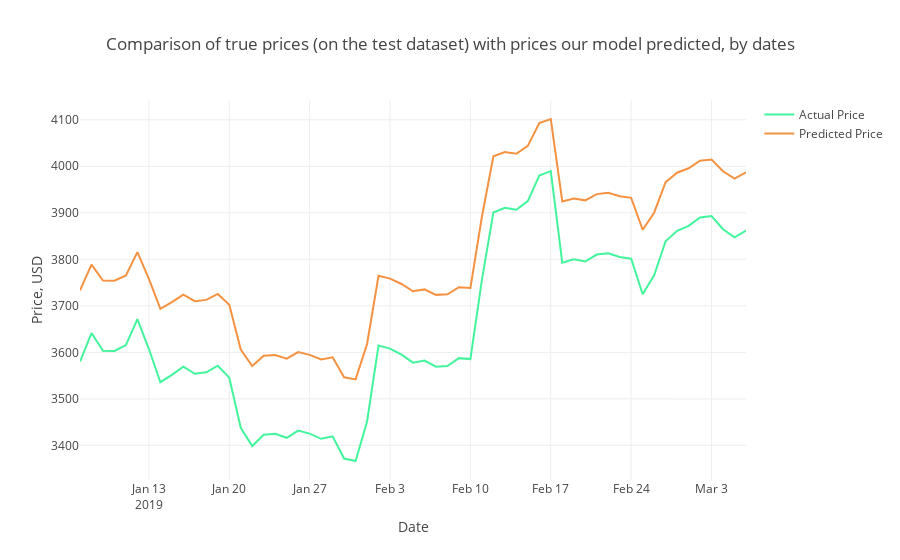

The notebook cell this image was saved under:
### Code cell
Test_Dates = Daily_Price[len(Daily_Price)-days_from_train:].index

trace1 = go.Scatter(x=Test_Dates, y=Y_test2_inverse, name= 'Actual Price',
                   line = dict(color = ('rgb(66, 244, 155)'),width = 2))
trace2 = go.Scatter(x=Test_Dates, y=prediction2_inverse, name= 'Predicted Price',
                   line = dict(color = ('rgb(244, 146, 65)'),width = 2))
data = [trace1, trace2]
layout = dict(title = 'Comparison of true prices (on the test dataset) with prices our model predicted, by dates',
             xaxis = dict(title = 'Date'), yaxis = dict(title = 'Price, USD'))
fig = dict(data=data, layout=layout)
py.iplot(fig, filename='results_demonstrating1')
